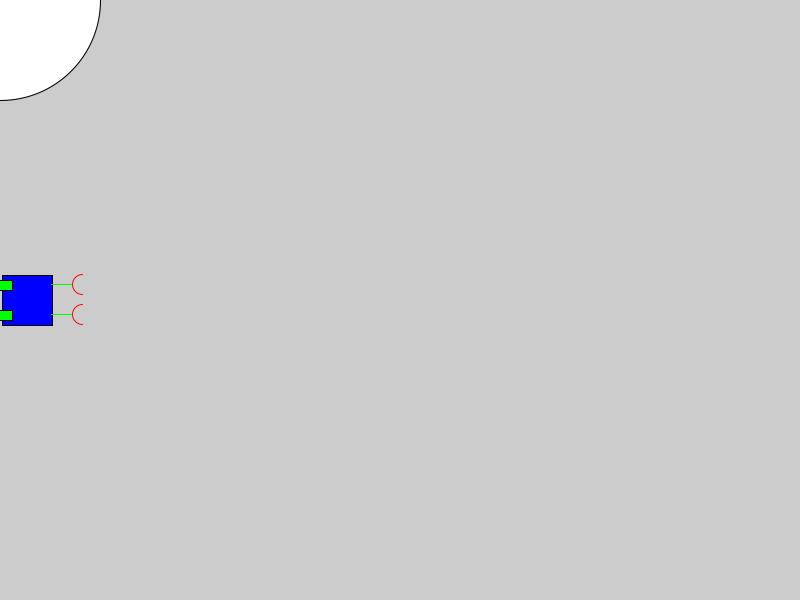
Frame 1 (no input)
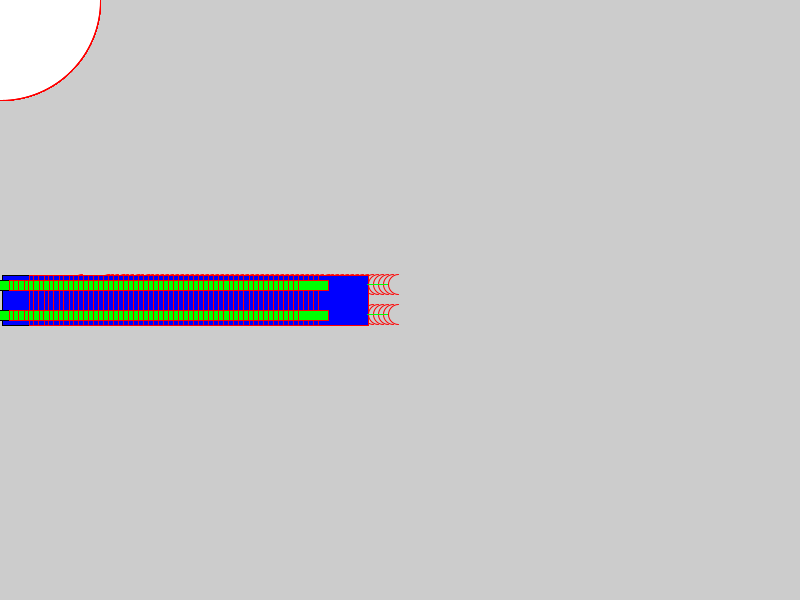
Frame 60 (the mouse pressed at the canvas centre just before this capture)
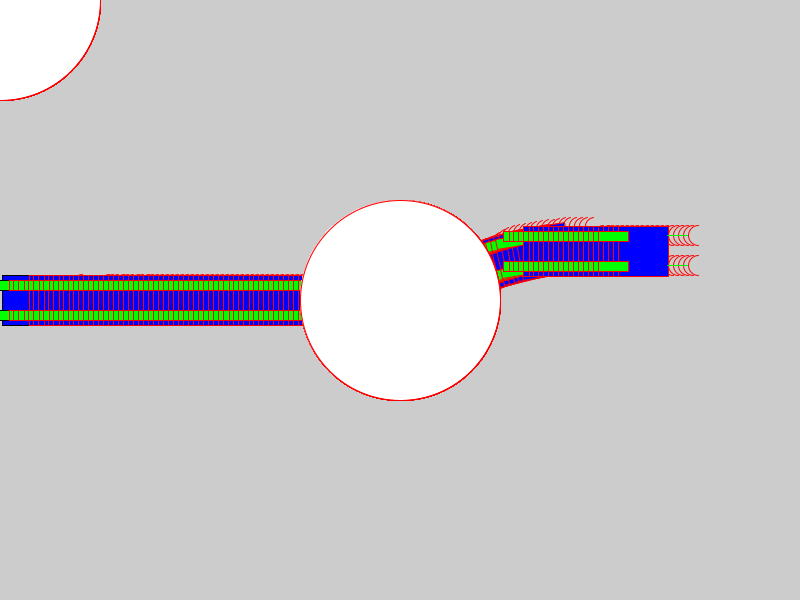
Frame 120 (the mouse held since frame 60 and released just before this capture)

The Processing sketch that drew these frames (run headless with seeded random() and noise(); from frame 60 on, the mouse is pressed at the canvas centre):

// Processing sketch: Vehicle_2b
// ── Vehicle_2b.pde
public class Vehicle {
   public float x;
   public float y; 
   
   public float vx;
   public float vy;
   
   public float sensorValue;
   
   public int prevTime;
   public double distance;
   
   public Vehicle () {
       vx = 0.3;
       vy = 0.0;
       
       x = 0.0;
       y = 300.0;
       prevTime = 0;
     
   }
   
   public void sense() 
   {
   
   }
   
   public void doAI() {
     if(Math.pow(tar.getTargetRadius()-30,2)>Math.pow(x-tar.getTargetX()+25,2)+Math.pow(y-tar.getTargetY()+25,2))
     {
       if(y+25>tar.getTargetY())
       {
         
        
           vy-= 0.005;
         
       }
       else
       {
         vy+=0.005;
       }
     }
     else
     {
       vy = 0;
     }
     if(x>800)
     {
       x = 0.0;
       y = 300.0;
     }
   }
   
   public void update () {
      sense ();
      doAI ();
      int time = millis ();
      int tick = time - prevTime; 
      prevTime = time;
      x = x + vx * tick;
      y = y + vy * tick;
   }
   
   public void draw () {
     
     pushMatrix();
     translate (x,y); 
     pushMatrix ();      
       rotate(vy/vx);
       translate (-50/2,-50/2);  // to get centre.
       pushMatrix();     
            fill (0,0,255);
            rect (0, 0, 50, 50); 
            fill(0,255,0);
            rect(0-20, 0+5, 30, 10);
            fill(0,255,0);
            rect(0-20, 0+35, 30, 10);
            stroke(0,255,0);
            line(0+50-1,0+9, 0+70, 0+9);
            stroke(255,0,0);
            noFill();
            arc(0+80, 0+9, 20,20, PI/2, 3*PI/2);
            stroke(0,255,0);
            line(0+50-1,0+39, 0+70, 0+39);
            stroke(255,0,0);
            noFill();
            arc(0+80, 0+39, 20,20, PI/2, 3*PI/2);
       popMatrix();
      popMatrix();
     popMatrix();
     
      
     
   }
  
}


public class Target {
  
 public float x;
 public float y;
 public float radius;

 
 public void draw () {
   fill (255, 255, 255);
   ellipse (x, y, radius, radius); 
 }float getTargetX()
 {
   return x;
 }
 float getTargetY()
 {
   return y;
 }
 
 float getTargetRadius()
 {
   return radius;
 }
 
}


float x;
float y;
float px;
float py;
float easing = 0.05;


Target tar = new Target();
Vehicle ve = new Vehicle ();


void setup() {
size(800, 600);
//smooth();
//stroke(0, 102);
tar.radius = 200;
}
void draw() {
   clear ();
  tar.x = mouseX;
  tar.y = mouseY;

  tar.draw ();
  ve.update();
  ve.draw();
}
